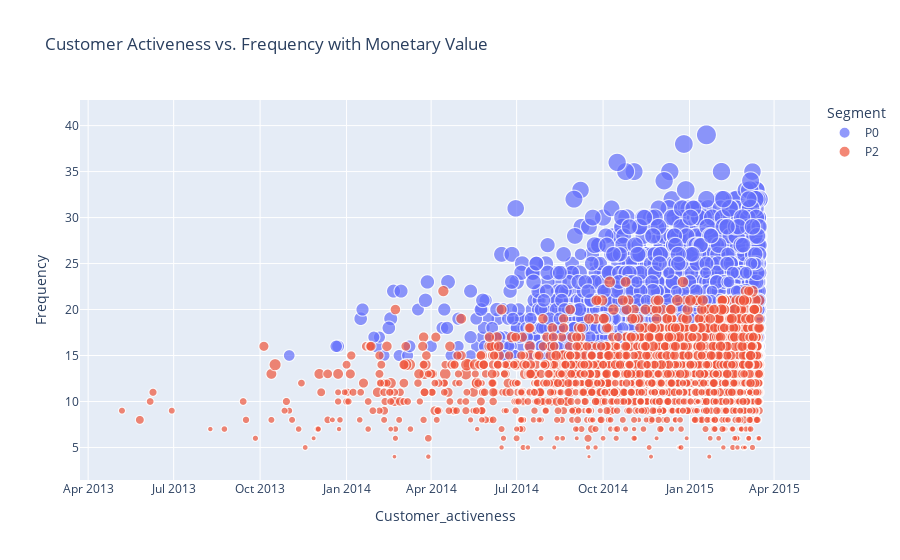

Notebook code cell kept with this figure:
### Code cell
fig = px.scatter(rfm, x='recency', y='frequency', size='monetary', color='Segment', 
                 title='Customer Activeness vs. Frequency with Monetary Value',
                 labels={'recency': 'Customer_activeness', 'frequency': 'Frequency', 'monetary': 'Monetary'})
fig.show()
fig.write_html('scatter_plot.html')

### Figure 1 — Plotly figure (JSON) as saved in the notebook; plotly's stock layout.template omitted (floating-point values rounded to 4 significant figures; data arrays with more than 128 entries replaced by an {"elided": "..."} marker saying what was removed)
{"data": [{"hovertemplate": "Segment=P0<br>Customer_activeness=%{x}<br>Frequency=%{y}<br>Monetary=%{marker.size}<extra></extra>", "legendgroup": "P0", "marker": {"color": "#636efa", "size": {"elided": "4423 int values"}, "sizemode": "area", "sizeref": 7.332, "symbol": "circle"}, "mode": "markers", "name": "P0", "showlegend": true, "type": "scattergl", "x": {"elided": "4423 str values"}, "xaxis": "x", "y": {"elided": "4423 int values"}, "yaxis": "y"}, {"hovertemplate": "Segment=P2<br>Customer_activeness=%{x}<br>Frequency=%{y}<br>Monetary=%{marker.size}<extra></extra>", "legendgroup": "P2", "marker": {"color": "#EF553B", "size": {"elided": "2461 int values"}, "sizemode": "area", "sizeref": 7.332, "symbol": "circle"}, "mode": "markers", "name": "P2", "showlegend": true, "type": "scattergl", "x": {"elided": "2461 str values"}, "xaxis": "x", "y": {"elided": "2461 int values"}, "yaxis": "y"}], "layout": {"autosize": true, "legend": {"itemsizing": "constant", "title": {"text": "Segment"}, "tracegroupgap": 0}, "title": {"text": "Customer Activeness vs. Frequency with Monetary Value"}, "xaxis": {"anchor": "y", "autorange": true, "domain": [0, 1], "range": ["2013-03-24 19:51:02.9274", "2015-05-05 16:11:02.8183"], "title": {"text": "Customer_activeness"}, "type": "date"}, "yaxis": {"anchor": "x", "autorange": true, "domain": [0, 1], "range": [0.7084, 45.12], "title": {"text": "Frequency"}, "type": "linear"}}}
